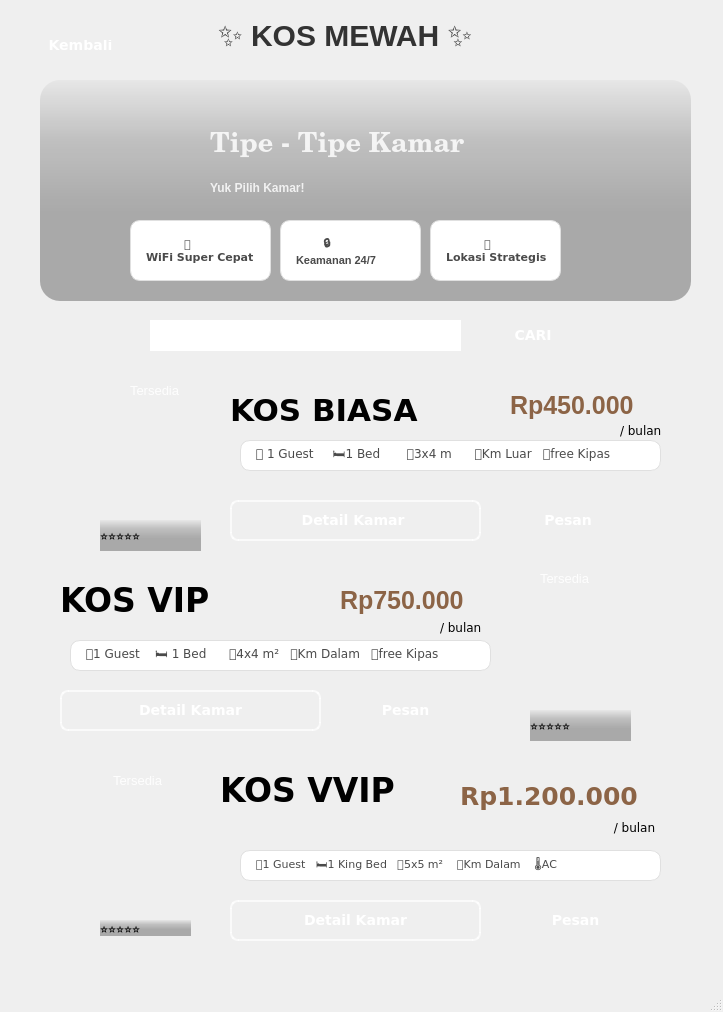
 <widget class="QMainWindow" name="MainWindow">
  <property name="geometry">
   <rect>
    <x>0</x>
    <y>0</y>
    <width>723</width>
    <height>1012</height>
   </rect>
  </property>
  <property name="font">
   <font>
    <family>Verdana</family>
   </font>
  </property>
  <property name="windowTitle">
   <string>MainWindow</string>
  </property>
  <widget class="QWidget" name="centralwidget">
   <widget class="QLabel" name="label">
    <property name="geometry">
     <rect>
      <x>530</x>
      <y>560</y>
      <width>161</width>
      <height>191</height>
     </rect>
    </property>
    <property name="styleSheet">
     <string notr="true">border-image: url(:/vip/vip.jpeg);
background-size: cover;</string>
    </property>
    <property name="text">
     <string/>
    </property>
   </widget>
   <widget class="QPushButton" name="pushButton">
    <property name="geometry">
     <rect>
      <x>480</x>
      <y>320</y>
      <width>111</width>
      <height>31</height>
     </rect>
    </property>
    <property name="styleSheet">
     <string notr="true">QPushButton#pushButton {
    /* Background Gradient Default */
    background-color: qlineargradient(spread:pad, x1:0, y1:0.505682, x2:1, y2:0.477, 
        stop:0 rgba(20, 47, 78, 219), /* Biru Tua */
        stop:1 rgba(85, 98, 112, 226)); /* Abu-abu Kebiruan */
        
    color: rgba(255, 255, 255, 255); /* Teks Putih Solid (lebih jelas) */
    border-radius: 8px; /* Menggunakan 8px agar konsisten dengan elemen lain */
    border: none; /* Pastikan tidak ada border bawaan */
    padding: 10px 25px; /* Padding untuk tombol agar terlihat tebal */
    font-size: 14px; /* Ukuran font yang konsisten */
    font-weight: bold;
}

QPushButton#pushButton:hover {
    /* Gradient Hover: Warna sedikit lebih cerah/kontras */
    background-color: qlineargradient(spread:pad, x1:0, y1:0.505682, x2:1, y2:0.477, 
        stop:0 rgba(40, 67, 98, 219), /* Biru Tua Sedikit Cerah */
        stop:1 rgba(105, 118, 132, 226)); /* Abu-abu Kebiruan Sedikit Cerah */
}

QPushButton#pushButton:pressed {
    /* Efek Pressed (Tombol Tertekan) */
    padding-left: 5px;
    padding-top: 5px;
    /* Memberikan ilusi tombol bergerak ke dalam */
    background-color: rgba(105, 118, 132, 255); /* Warna solid yang lebih gelap/tertarik */
    border-style: inset; /* Opsi lain: inset border */
}</string>
    </property>
    <property name="text">
     <string>CARI </string>
    </property>
   </widget>
   <widget class="QLabel" name="label_3">
    <property name="geometry">
     <rect>
      <x>210</x>
      <y>370</y>
      <width>481</width>
      <height>181</height>
     </rect>
    </property>
    <property name="font">
     <font>
      <family>MS Shell Dlg 2</family>
      <pointsize>20</pointsize>
     </font>
    </property>
    <property name="styleSheet">
     <string notr="true">background-color: qlineargradient(
        spread:pad, 
        x1:0, y1:0, 
        x2:0, y2:0.715909, 
        /* Mulai dengan Abu-abu Sangat Terang (hampir putih) */
        stop:0 rgba(240, 240, 240, 200),  
        /* Tengah: Abu-abu Terang */
        stop:0.375 rgba(220, 220, 220, 200), 
        /* Akhir: Abu-abu Agak Sedang */
        stop:0.835227 rgba(200, 200, 200, 200) 
    );
    
    border-radius: 20px;</string>
    </property>
    <property name="text">
     <string/>
    </property>
   </widget>
   <widget class="QLabel" name="label_13">
    <property name="geometry">
     <rect>
      <x>510</x>
      <y>390</y>
      <width>171</width>
      <height>31</height>
     </rect>
    </property>
    <property name="font">
     <font>
      <family>MS Shell Dlg 2</family>
      <pointsize>19</pointsize>
      <weight>75</weight>
      <bold>true</bold>
     </font>
    </property>
    <property name="styleSheet">
     <string notr="true">color: rgba(140, 100, 70, 1);
</string>
    </property>
    <property name="text">
     <string>Rp450.000 </string>
    </property>
   </widget>
   <widget class="QLabel" name="label_2">
    <property name="geometry">
     <rect>
      <x>40</x>
      <y>760</y>
      <width>151</width>
      <height>181</height>
     </rect>
    </property>
    <property name="styleSheet">
     <string notr="true">border-image: url(:/vvip/vvip.jpeg);
background-size: cover;</string>
    </property>
    <property name="text">
     <string/>
    </property>
   </widget>
   <widget class="QLabel" name="label_biasa">
    <property name="geometry">
     <rect>
      <x>40</x>
      <y>370</y>
      <width>161</width>
      <height>181</height>
     </rect>
    </property>
    <property name="styleSheet">
     <string notr="true">border-image: url(:/biasa/biasa.jpeg);
background-size: cover;</string>
    </property>
    <property name="text">
     <string/>
    </property>
   </widget>
   <widget class="QPushButton" name="detailButton_2">
    <property name="geometry">
     <rect>
      <x>230</x>
      <y>500</y>
      <width>251</width>
      <height>41</height>
     </rect>
    </property>
    <property name="styleSheet">
     <string notr="true">QPushButton#detailButton_2 {
    background-color: transparent; /* Background clear */
    color: rgba(255, 255, 255, 255); 
    border: 2px solid rgba(255, 255, 255, 180); /* Border putih transparan */
    border-radius: 8px;
    padding: 10px 25px;
    font-size: 14px;
    font-weight: bold;
}

/* Hover: border lebih terang + sedikit glow */
QPushButton#detailButton_2:hover {
    background-color: rgba(255, 255, 255, 20); /* Transparan tipis */
    border: 2px solid rgba(255, 255, 255, 220);
}

/* Pressed: background berubah jadi GRADIENT biru */
QPushButton#detailButton_2:pressed {
    background-color: qlineargradient(
        spread:pad, 
        x1:0, y1:0.505682, 
        x2:1, y2:0.477, 
        stop:0 rgba(20, 47, 78, 219),   /* Biru tua */
        stop:1 rgba(85, 98, 112, 226)   /* Biru abu */
    );
    border: 2px solid rgba(255, 255, 255, 255); /* Border tetap putih */
    padding-left: 5px;
    padding-top: 5px;
}
</string>
    </property>
    <property name="text">
     <string>Detail Kamar </string>
    </property>
   </widget>
   <widget class="QLabel" name="label_7">
    <property name="geometry">
     <rect>
      <x>40</x>
      <y>80</y>
      <width>651</width>
      <height>221</height>
     </rect>
    </property>
    <property name="styleSheet">
     <string notr="true">border-image: url(:/header/gerbang.jpg);</string>
    </property>
    <property name="text">
     <string/>
    </property>
   </widget>
   <widget class="QLabel" name="label_11">
    <property name="geometry">
     <rect>
      <x>230</x>
      <y>390</y>
      <width>261</width>
      <height>41</height>
     </rect>
    </property>
    <property name="font">
     <font>
      <family>Verdana</family>
      <pointsize>23</pointsize>
      <weight>75</weight>
      <bold>true</bold>
     </font>
    </property>
    <property name="styleSheet">
     <string notr="true"/>
    </property>
    <property name="text">
     <string>KOS BIASA </string>
    </property>
   </widget>
   <widget class="QPushButton" name="pushButton_3">
    <property name="geometry">
     <rect>
      <x>490</x>
      <y>500</y>
      <width>161</width>
      <height>41</height>
     </rect>
    </property>
    <property name="styleSheet">
     <string notr="true">QPushButton#pushButton_3 {
    /* Background Gradient Default */
    background-color: qlineargradient(spread:pad, x1:0, y1:0.505682, x2:1, y2:0.477, 
        stop:0 rgba(20, 47, 78, 219), /* Biru Tua */
        stop:1 rgba(85, 98, 112, 226)); /* Abu-abu Kebiruan */
        
    color: rgba(255, 255, 255, 255); /* Teks Putih Solid (lebih jelas) */
    border-radius: 8px; /* Menggunakan 8px agar konsisten dengan elemen lain */
    border: none; /* Pastikan tidak ada border bawaan */
    padding: 10px 25px; /* Padding untuk tombol agar terlihat tebal */
    font-size: 14px; /* Ukuran font yang konsisten */
    font-weight: bold;
}

QPushButton#pushButton_3:hover {
    /* Gradient Hover: Warna sedikit lebih cerah/kontras */
    background-color: qlineargradient(spread:pad, x1:0, y1:0.505682, x2:1, y2:0.477, 
        stop:0 rgba(40, 67, 98, 219), /* Biru Tua Sedikit Cerah */
        stop:1 rgba(105, 118, 132, 226)); /* Abu-abu Kebiruan Sedikit Cerah */
}

QPushButton#pushButton_3:pressed {
    /* Efek Pressed (Tombol Tertekan) */
    padding-left: 5px;
    padding-top: 5px;
    /* Memberikan ilusi tombol bergerak ke dalam */
    background-color: rgba(105, 118, 132, 255); /* Warna solid yang lebih gelap/tertarik */
    border-style: inset; /* Opsi lain: inset border */
}</string>
    </property>
    <property name="text">
     <string>Pesan </string>
    </property>
   </widget>
   <widget class="QPushButton" name="detailButton_8">
    <property name="geometry">
     <rect>
      <x>10</x>
      <y>30</y>
      <width>141</width>
      <height>31</height>
     </rect>
    </property>
    <property name="styleSheet">
     <string notr="true">QPushButton#detailButton_8 {
    /* Background Gradient Default */
    background-color: qlineargradient(spread:pad, x1:0, y1:0.505682, x2:1, y2:0.477, 
        stop:0 rgba(20, 47, 78, 219), /* Biru Tua */
        stop:1 rgba(85, 98, 112, 226)); /* Abu-abu Kebiruan */
        
    color: rgba(255, 255, 255, 255); /* Teks Putih Solid (lebih jelas) */
    border-radius: 8px; /* Menggunakan 8px agar konsisten dengan elemen lain */
    border: none; /* Pastikan tidak ada border bawaan */
    padding: 10px 25px; /* Padding untuk tombol agar terlihat tebal */
    font-size: 14px; /* Ukuran font yang konsisten */
    font-weight: bold;
}

QPushButton#detailButton_8:hover {
    /* Gradient Hover: Warna sedikit lebih cerah/kontras */
    background-color: qlineargradient(spread:pad, x1:0, y1:0.505682, x2:1, y2:0.477, 
        stop:0 rgba(40, 67, 98, 219), /* Biru Tua Sedikit Cerah */
        stop:1 rgba(105, 118, 132, 226)); /* Abu-abu Kebiruan Sedikit Cerah */
}

QPushButton#detailButton_8:pressed {
    /* Efek Pressed (Tombol Tertekan) */
    padding-left: 5px;
    padding-top: 5px;
    /* Memberikan ilusi tombol bergerak ke dalam */
    background-color: rgba(105, 118, 132, 255); /* Warna solid yang lebih gelap/tertarik */
    border-style: inset; /* Opsi lain: inset border */
}</string>
    </property>
    <property name="text">
     <string>Kembali</string>
    </property>
   </widget>
   <widget class="QLineEdit" name="lineEdit">
    <property name="geometry">
     <rect>
      <x>150</x>
      <y>320</y>
      <width>311</width>
      <height>31</height>
     </rect>
    </property>
    <property name="styleSheet">
     <string notr="true">background-color: qlineargradient(
    spread:pad,
    x1:0, y1:0, x2:0, y2:1,
    stop:0 rgba(0, 0, 0, 9),
    stop:0.375 rgba(0, 0, 0, 50),
    stop:0.835227 rgba(0, 0, 0, 75)
);
border-radius: 20px;

border-bottom: 2px solid white;
</string>
    </property>
   </widget>
   <widget class="QLabel" name="label_8">
    <property name="geometry">
     <rect>
      <x>40</x>
      <y>80</y>
      <width>651</width>
      <height>221</height>
     </rect>
    </property>
    <property name="font">
     <font>
      <family>Verdana</family>
      <pointsize>20</pointsize>
     </font>
    </property>
    <property name="styleSheet">
     <string notr="true">background-color: qlineargradient(spread:pad, x1:0, y1:0, x2:0, y2:0.715909, stop:0 rgba(0, 0, 0, 9), stop:0.375 rgba(0, 0, 0, 50), stop:0.835227 rgba(0, 0, 0, 75));
border-radius:20px;</string>
    </property>
    <property name="text">
     <string/>
    </property>
   </widget>
   <widget class="QLabel" name="label_9">
    <property name="geometry">
     <rect>
      <x>210</x>
      <y>100</y>
      <width>311</width>
      <height>91</height>
     </rect>
    </property>
    <property name="font">
     <font>
      <family>Century Schoolbook</family>
      <pointsize>20</pointsize>
      <weight>75</weight>
      <bold>true</bold>
     </font>
    </property>
    <property name="styleSheet">
     <string notr="true">color:rgba(255,255,255,210);</string>
    </property>
    <property name="text">
     <string>Tipe - Tipe Kamar</string>
    </property>
   </widget>
   <widget class="QLabel" name="label_10">
    <property name="geometry">
     <rect>
      <x>210</x>
      <y>180</y>
      <width>221</width>
      <height>16</height>
     </rect>
    </property>
    <property name="font">
     <font>
      <family>MS Shell Dlg 2</family>
      <weight>75</weight>
      <bold>true</bold>
     </font>
    </property>
    <property name="styleSheet">
     <string notr="true">color:rgba(255,255,255,210);</string>
    </property>
    <property name="text">
     <string>Yuk Pilih Kamar!</string>
    </property>
   </widget>
   <widget class="QLabel" name="label_4">
    <property name="geometry">
     <rect>
      <x>40</x>
      <y>570</y>
      <width>481</width>
      <height>181</height>
     </rect>
    </property>
    <property name="styleSheet">
     <string notr="true">background-color: qlineargradient(
        spread:pad, 
        x1:0, y1:0, 
        x2:0, y2:0.715909, 
        /* Mulai dengan Abu-abu Sangat Terang (hampir putih) */
        stop:0 rgba(240, 240, 240, 200),  
        /* Tengah: Abu-abu Terang */
        stop:0.375 rgba(220, 220, 220, 200), 
        /* Akhir: Abu-abu Agak Sedang */
        stop:0.835227 rgba(200, 200, 200, 200) 
    );
    
    border-radius: 20px;</string>
    </property>
    <property name="text">
     <string/>
    </property>
   </widget>
   <widget class="QLabel" name="label_5">
    <property name="geometry">
     <rect>
      <x>200</x>
      <y>760</y>
      <width>491</width>
      <height>191</height>
     </rect>
    </property>
    <property name="styleSheet">
     <string notr="true">background-color: qlineargradient(
        spread:pad, 
        x1:0, y1:0, 
        x2:0, y2:0.715909, 
        /* Mulai dengan Abu-abu Sangat Terang (hampir putih) */
        stop:0 rgba(240, 240, 240, 200),  
        /* Tengah: Abu-abu Terang */
        stop:0.375 rgba(220, 220, 220, 200), 
        /* Akhir: Abu-abu Agak Sedang */
        stop:0.835227 rgba(200, 200, 200, 200) 
    );
    
    border-radius: 20px;</string>
    </property>
    <property name="text">
     <string/>
    </property>
   </widget>
   <widget class="QLabel" name="label_6">
    <property name="geometry">
     <rect>
      <x>210</x>
      <y>10</y>
      <width>321</width>
      <height>61</height>
     </rect>
    </property>
    <property name="font">
     <font>
      <family>Segoe UI</family>
      <pointsize>-1</pointsize>
      <weight>75</weight>
      <bold>true</bold>
     </font>
    </property>
    <property name="styleSheet">
     <string notr="true">color: #333333; /* Abu-abu gelap yang elegan */
    font-family: &quot;Segoe UI&quot;, &quot;Arial&quot;, sans-serif;
    font-size: 30px;
    font-weight: bold; /* Gunakan bold, bukan super bold */
    padding-bottom: 10px</string>
    </property>
    <property name="text">
     <string>✨ KOS MEWAH ✨</string>
    </property>
   </widget>
   <widget class="QLabel" name="label_14">
    <property name="geometry">
     <rect>
      <x>100</x>
      <y>520</y>
      <width>101</width>
      <height>31</height>
     </rect>
    </property>
    <property name="styleSheet">
     <string notr="true">background-color: qlineargradient(spread:pad, x1:0, y1:0, x2:0, y2:0.715909, stop:0 rgba(0, 0, 0, 9), stop:0.375 rgba(0, 0, 0, 50), stop:0.835227 rgba(0, 0, 0, 75));
border-radius:20px;</string>
    </property>
    <property name="text">
     <string>⭐️⭐️⭐️⭐️⭐️</string>
    </property>
   </widget>
   <widget class="QLabel" name="label_15">
    <property name="geometry">
     <rect>
      <x>60</x>
      <y>580</y>
      <width>271</width>
      <height>41</height>
     </rect>
    </property>
    <property name="font">
     <font>
      <family>Verdana</family>
      <pointsize>25</pointsize>
      <weight>75</weight>
      <bold>true</bold>
     </font>
    </property>
    <property name="text">
     <string>KOS VIP</string>
    </property>
   </widget>
   <widget class="QPushButton" name="pushButton_2">
    <property name="geometry">
     <rect>
      <x>60</x>
      <y>690</y>
      <width>261</width>
      <height>41</height>
     </rect>
    </property>
    <property name="styleSheet">
     <string notr="true">QPushButton#pushButton_2 {
    background-color: transparent; /* Background clear */
    color: rgba(255, 255, 255, 255); 
    border: 2px solid rgba(255, 255, 255, 180); /* Border putih transparan */
    border-radius: 8px;
    padding: 10px 25px;
    font-size: 14px;
    font-weight: bold;
}

/* Hover: border lebih terang + sedikit glow */
QPushButton#pushButton_2:hover {
    background-color: rgba(255, 255, 255, 20); /* Transparan tipis */
    border: 2px solid rgba(255, 255, 255, 220);
}

/* Pressed: background berubah jadi GRADIENT biru */
QPushButton#pushButton_2:pressed {
    background-color: qlineargradient(
        spread:pad, 
        x1:0, y1:0.505682, 
        x2:1, y2:0.477, 
        stop:0 rgba(20, 47, 78, 219),   /* Biru tua */
        stop:1 rgba(85, 98, 112, 226)   /* Biru abu */
    );
    border: 2px solid rgba(255, 255, 255, 255); /* Border tetap putih */
    padding-left: 5px;
    padding-top: 5px;
}
</string>
    </property>
    <property name="text">
     <string>Detail Kamar</string>
    </property>
   </widget>
   <widget class="QPushButton" name="pushButton_4">
    <property name="geometry">
     <rect>
      <x>330</x>
      <y>690</y>
      <width>151</width>
      <height>41</height>
     </rect>
    </property>
    <property name="styleSheet">
     <string notr="true">QPushButton#pushButton_4 {
    /* Background Gradient Default */
    background-color: qlineargradient(spread:pad, x1:0, y1:0.505682, x2:1, y2:0.477, 
        stop:0 rgba(20, 47, 78, 219), /* Biru Tua */
        stop:1 rgba(85, 98, 112, 226)); /* Abu-abu Kebiruan */
        
    color: rgba(255, 255, 255, 255); /* Teks Putih Solid (lebih jelas) */
    border-radius: 8px; /* Menggunakan 8px agar konsisten dengan elemen lain */
    border: none; /* Pastikan tidak ada border bawaan */
    padding: 10px 25px; /* Padding untuk tombol agar terlihat tebal */
    font-size: 14px; /* Ukuran font yang konsisten */
    font-weight: bold;
}

QPushButton#pushButton_4:hover {
    /* Gradient Hover: Warna sedikit lebih cerah/kontras */
    background-color: qlineargradient(spread:pad, x1:0, y1:0.505682, x2:1, y2:0.477, 
        stop:0 rgba(40, 67, 98, 219), /* Biru Tua Sedikit Cerah */
        stop:1 rgba(105, 118, 132, 226)); /* Abu-abu Kebiruan Sedikit Cerah */
}

QPushButton#pushButton_4:pressed {
    /* Efek Pressed (Tombol Tertekan) */
    padding-left: 5px;
    padding-top: 5px;
    /* Memberikan ilusi tombol bergerak ke dalam */
    background-color: rgba(105, 118, 132, 255); /* Warna solid yang lebih gelap/tertarik */
    border-style: inset; /* Opsi lain: inset border */
}</string>
    </property>
    <property name="text">
     <string>Pesan</string>
    </property>
   </widget>
   <widget class="QLabel" name="label_17">
    <property name="geometry">
     <rect>
      <x>340</x>
      <y>580</y>
      <width>171</width>
      <height>41</height>
     </rect>
    </property>
    <property name="font">
     <font>
      <family>MS Shell Dlg 2</family>
      <pointsize>19</pointsize>
      <weight>75</weight>
      <bold>true</bold>
     </font>
    </property>
    <property name="styleSheet">
     <string notr="true">color: rgba(140, 100, 70, 1);
</string>
    </property>
    <property name="text">
     <string>Rp750.000 </string>
    </property>
   </widget>
   <widget class="QLabel" name="label_18">
    <property name="geometry">
     <rect>
      <x>530</x>
      <y>710</y>
      <width>101</width>
      <height>31</height>
     </rect>
    </property>
    <property name="styleSheet">
     <string notr="true">background-color: qlineargradient(spread:pad, x1:0, y1:0, x2:0, y2:0.715909, stop:0 rgba(0, 0, 0, 9), stop:0.375 rgba(0, 0, 0, 50), stop:0.835227 rgba(0, 0, 0, 75));
border-radius:20px;</string>
    </property>
    <property name="text">
     <string>⭐️⭐️⭐️⭐️⭐️</string>
    </property>
   </widget>
   <widget class="QLabel" name="label_19">
    <property name="geometry">
     <rect>
      <x>220</x>
      <y>770</y>
      <width>271</width>
      <height>41</height>
     </rect>
    </property>
    <property name="font">
     <font>
      <family>Verdana</family>
      <pointsize>25</pointsize>
      <weight>75</weight>
      <bold>true</bold>
     </font>
    </property>
    <property name="text">
     <string>KOS VVIP</string>
    </property>
   </widget>
   <widget class="QPushButton" name="pushButton_5">
    <property name="geometry">
     <rect>
      <x>230</x>
      <y>900</y>
      <width>251</width>
      <height>41</height>
     </rect>
    </property>
    <property name="styleSheet">
     <string notr="true">QPushButton#pushButton_5 {
    background-color: transparent; /* Background clear */
    color: rgba(255, 255, 255, 255); 
    border: 2px solid rgba(255, 255, 255, 180); /* Border putih transparan */
    border-radius: 8px;
    padding: 10px 25px;
    font-size: 14px;
    font-weight: bold;
}

/* Hover: border lebih terang + sedikit glow */
QPushButton#pushButton_5:hover {
    background-color: rgba(255, 255, 255, 20); /* Transparan tipis */
    border: 2px solid rgba(255, 255, 255, 220);
}

/* Pressed: background berubah jadi GRADIENT biru */
QPushButton#pushButton_5:pressed {
    background-color: qlineargradient(
        spread:pad, 
        x1:0, y1:0.505682, 
        x2:1, y2:0.477, 
        stop:0 rgba(20, 47, 78, 219),   /* Biru tua */
        stop:1 rgba(85, 98, 112, 226)   /* Biru abu */
    );
    border: 2px solid rgba(255, 255, 255, 255); /* Border tetap putih */
    padding-left: 5px;
    padding-top: 5px;
}
</string>
    </property>
    <property name="text">
     <string>Detail Kamar</string>
    </property>
   </widget>
   <widget class="QPushButton" name="pushButton_6">
    <property name="geometry">
     <rect>
      <x>490</x>
      <y>900</y>
      <width>171</width>
      <height>41</height>
     </rect>
    </property>
    <property name="styleSheet">
     <string notr="true">QPushButton#pushButton_6 {
    /* Background Gradient Default */
    background-color: qlineargradient(spread:pad, x1:0, y1:0.505682, x2:1, y2:0.477, 
        stop:0 rgba(20, 47, 78, 219), /* Biru Tua */
        stop:1 rgba(85, 98, 112, 226)); /* Abu-abu Kebiruan */
        
    color: rgba(255, 255, 255, 255); /* Teks Putih Solid (lebih jelas) */
    border-radius: 8px; /* Menggunakan 8px agar konsisten dengan elemen lain */
    border: none; /* Pastikan tidak ada border bawaan */
    padding: 10px 25px; /* Padding untuk tombol agar terlihat tebal */
    font-size: 14px; /* Ukuran font yang konsisten */
    font-weight: bold;
}

QPushButton#pushButton_6:hover {
    /* Gradient Hover: Warna sedikit lebih cerah/kontras */
    background-color: qlineargradient(spread:pad, x1:0, y1:0.505682, x2:1, y2:0.477, 
        stop:0 rgba(40, 67, 98, 219), /* Biru Tua Sedikit Cerah */
        stop:1 rgba(105, 118, 132, 226)); /* Abu-abu Kebiruan Sedikit Cerah */
}

QPushButton#pushButton_6:pressed {
    /* Efek Pressed (Tombol Tertekan) */
    padding-left: 5px;
    padding-top: 5px;
    /* Memberikan ilusi tombol bergerak ke dalam */
    background-color: rgba(105, 118, 132, 255); /* Warna solid yang lebih gelap/tertarik */
    border-style: inset; /* Opsi lain: inset border */
}</string>
    </property>
    <property name="text">
     <string>Pesan</string>
    </property>
   </widget>
   <widget class="QLabel" name="label_21">
    <property name="geometry">
     <rect>
      <x>460</x>
      <y>770</y>
      <width>201</width>
      <height>51</height>
     </rect>
    </property>
    <property name="font">
     <font>
      <family>Verdana</family>
      <pointsize>19</pointsize>
      <weight>75</weight>
      <bold>true</bold>
     </font>
    </property>
    <property name="styleSheet">
     <string notr="true">color: rgba(140, 100, 70, 1);
</string>
    </property>
    <property name="text">
     <string>Rp1.200.000</string>
    </property>
   </widget>
   <widget class="QLabel" name="label_12">
    <property name="geometry">
     <rect>
      <x>100</x>
      <y>920</y>
      <width>91</width>
      <height>16</height>
     </rect>
    </property>
    <property name="styleSheet">
     <string notr="true">background-color: qlineargradient(spread:pad, x1:0, y1:0, x2:0, y2:0.715909, stop:0 rgba(0, 0, 0, 9), stop:0.375 rgba(0, 0, 0, 50), stop:0.835227 rgba(0, 0, 0, 75));
border-radius:20px;</string>
    </property>
    <property name="text">
     <string>⭐️⭐️⭐️⭐️⭐️</string>
    </property>
   </widget>
   <widget class="QLabel" name="label_20">
    <property name="geometry">
     <rect>
      <x>130</x>
      <y>380</y>
      <width>61</width>
      <height>20</height>
     </rect>
    </property>
    <property name="font">
     <font>
      <family>MS Shell Dlg 2</family>
      <pointsize>10</pointsize>
     </font>
    </property>
    <property name="styleSheet">
     <string notr="true">color: rgba(255,255,255,230);  /* Putih */
background-color: qlineargradient(
    spread:pad,
    x1:0, y1:0,
    x2:0, y2:0.715909,
    stop:0 rgba(180, 170, 150, 255),
    stop:0.5 rgba(160, 150, 135, 255),
    stop:1 rgba(130, 120, 105, 255)
);

</string>
    </property>
    <property name="text">
     <string>Tersedia</string>
    </property>
   </widget>
   <widget class="QLabel" name="label_22">
    <property name="geometry">
     <rect>
      <x>620</x>
      <y>420</y>
      <width>61</width>
      <height>21</height>
     </rect>
    </property>
    <property name="text">
     <string>/ bulan</string>
    </property>
   </widget>
   <widget class="QLabel" name="label_23">
    <property name="geometry">
     <rect>
      <x>240</x>
      <y>440</y>
      <width>421</width>
      <height>31</height>
     </rect>
    </property>
    <property name="styleSheet">
     <string notr="true">background-color: #ffffff;      /* Putih seperti di gambar */
    color: #4A4A4A;                 /* Teks abu tua */
    font-size: 9pt;                /* Sesuaikan selera */
    
    border-radius: 10px;            /* Biar pill / rounded */
    border: 1px solid #E0E0E0;      /* Garis tipis abu terang (optional) */

    padding-left: 12px;             /* Padding dalam */
    padding-right: 12px;
    padding-top: 6px;
    padding-bottom: 6px;</string>
    </property>
    <property name="text">
     <string>👤 1 Guest     🛏️1 Bed       📐3x4 m      🚽Km Luar   💨free Kipas</string>
    </property>
   </widget>
   <widget class="QLabel" name="label_16">
    <property name="geometry">
     <rect>
      <x>280</x>
      <y>220</y>
      <width>141</width>
      <height>61</height>
     </rect>
    </property>
    <property name="font">
     <font>
      <family>MS Shell Dlg 2</family>
      <pointsize>8</pointsize>
      <weight>75</weight>
      <bold>true</bold>
     </font>
    </property>
    <property name="styleSheet">
     <string notr="true">color:rgba(255,255,255,210);
background-color: #ffffff;      /* Putih seperti di gambar */
    color: #4A4A4A;                 /* Teks abu tua */
    font-size: 8pt; 
   font-weight: bold;               /* Sesuaikan selera */
    
    border-radius: 10px;            /* Biar pill / rounded */
    border: 1px solid #E0E0E0;      /* Garis tipis abu terang (optional) */

    padding-left: 12px;             /* Padding dalam */
    padding-right: 12px;
    padding-top: 6px;
    padding-bottom: 6px;</string>
    </property>
    <property name="text">
     <string>         🔒
Keamanan 24/7</string>
    </property>
   </widget>
   <widget class="QLabel" name="label_24">
    <property name="geometry">
     <rect>
      <x>130</x>
      <y>220</y>
      <width>141</width>
      <height>61</height>
     </rect>
    </property>
    <property name="styleSheet">
     <string notr="true">color:rgba(255,255,255,210);
background-color: #ffffff;      /* Putih seperti di gambar */
    color: #4A4A4A;                 /* Teks abu tua */
    font-size: 8pt; 
 font-weight: bold;               /* Sesuaikan selera */
    
    border-radius: 10px;            /* Biar pill / rounded */
    border: 1px solid #E0E0E0;      /* Garis tipis abu terang (optional) */

    padding-left: 12px;             /* Padding dalam */
    padding-right: 12px;
    padding-top: 6px;
    padding-bottom: 6px;</string>
    </property>
    <property name="text">
     <string>          📶
WiFi Super Cepat</string>
    </property>
   </widget>
   <widget class="QLabel" name="label_25">
    <property name="geometry">
     <rect>
      <x>430</x>
      <y>220</y>
      <width>131</width>
      <height>61</height>
     </rect>
    </property>
    <property name="styleSheet">
     <string notr="true">color:rgba(255,255,255,210);
background-color: #ffffff;      /* Putih seperti di gambar */
    color: #4A4A4A;                 /* Teks abu tua */
    font-size: 8pt;
 font-weight: bold;                /* Sesuaikan selera */
    
    border-radius: 10px;            /* Biar pill / rounded */
    border: 1px solid #E0E0E0;      /* Garis tipis abu terang (optional) */

    padding-left: 12px;             /* Padding dalam */
    padding-right: 12px;
    padding-top: 6px;
    padding-bottom: 6px;</string>
    </property>
    <property name="text">
     <string>          📍
Lokasi Strategis</string>
    </property>
   </widget>
   <widget class="QLabel" name="label_26">
    <property name="geometry">
     <rect>
      <x>440</x>
      <y>620</y>
      <width>54</width>
      <height>14</height>
     </rect>
    </property>
    <property name="text">
     <string>/ bulan</string>
    </property>
   </widget>
   <widget class="QLabel" name="label_27">
    <property name="geometry">
     <rect>
      <x>540</x>
      <y>570</y>
      <width>61</width>
      <height>16</height>
     </rect>
    </property>
    <property name="font">
     <font>
      <family>MS Shell Dlg 2</family>
      <pointsize>10</pointsize>
     </font>
    </property>
    <property name="styleSheet">
     <string notr="true">color: rgba(255,255,255,230);  /* Putih */
background-color: qlineargradient(
    spread:pad,
    x1:0, y1:0,
    x2:0, y2:0.715909,
    stop:0 rgba(180, 170, 150, 255),
    stop:0.5 rgba(160, 150, 135, 255),
    stop:1 rgba(130, 120, 105, 255)
);</string>
    </property>
    <property name="text">
     <string>Tersedia</string>
    </property>
   </widget>
   <widget class="QLabel" name="label_28">
    <property name="geometry">
     <rect>
      <x>70</x>
      <y>640</y>
      <width>421</width>
      <height>31</height>
     </rect>
    </property>
    <property name="styleSheet">
     <string notr="true">background-color: #ffffff;      /* Putih seperti di gambar */
    color: #4A4A4A;                 /* Teks abu tua */
    font-size: 9pt;                /* Sesuaikan selera */
    
    border-radius: 10px;            /* Biar pill / rounded */
    border: 1px solid #E0E0E0;      /* Garis tipis abu terang (optional) */

    padding-left: 12px;             /* Padding dalam */
    padding-right: 12px;
    padding-top: 6px;
    padding-bottom: 6px;</string>
    </property>
    <property name="text">
     <string>👤1 Guest    🛏️ 1 Bed      📐4x4 m²   🚽Km Dalam   💨free Kipas</string>
    </property>
   </widget>
   <widget class="QLabel" name="label_29">
    <property name="geometry">
     <rect>
      <x>113</x>
      <y>770</y>
      <width>71</width>
      <height>20</height>
     </rect>
    </property>
    <property name="font">
     <font>
      <family>MS Shell Dlg 2</family>
      <pointsize>10</pointsize>
     </font>
    </property>
    <property name="styleSheet">
     <string notr="true">color: rgba(255,255,255,230);  /* Putih */
background-color: qlineargradient(
    spread:pad,
    x1:0, y1:0,
    x2:0, y2:0.715909,
    stop:0 rgba(180, 170, 150, 255),
    stop:0.5 rgba(160, 150, 135, 255),
    stop:1 rgba(130, 120, 105, 255)
);
</string>
    </property>
    <property name="text">
     <string>Tersedia</string>
    </property>
   </widget>
   <widget class="QLabel" name="label_30">
    <property name="geometry">
     <rect>
      <x>610</x>
      <y>820</y>
      <width>54</width>
      <height>14</height>
     </rect>
    </property>
    <property name="text">
     <string> / bulan</string>
    </property>
   </widget>
   <widget class="QLabel" name="label_31">
    <property name="geometry">
     <rect>
      <x>240</x>
      <y>850</y>
      <width>421</width>
      <height>31</height>
     </rect>
    </property>
    <property name="styleSheet">
     <string notr="true">background-color: #ffffff;      /* Putih seperti di gambar */
    color: #4A4A4A;                 /* Teks abu tua */
    font-size: 8pt;                /* Sesuaikan selera */
    
    border-radius: 10px;            /* Biar pill / rounded */
    border: 1px solid #E0E0E0;      /* Garis tipis abu terang (optional) */

    padding-left: 12px;             /* Padding dalam */
    padding-right: 12px;
    padding-top: 6px;
    padding-bottom: 6px;</string>
    </property>
    <property name="text">
     <string>👤1 Guest   🛏️1 King Bed   📐5x5 m²    🚽Km Dalam    🌡️AC</string>
    </property>
   </widget>
  </widget>
  <widget class="QMenuBar" name="menubar">
   <property name="geometry">
    <rect>
     <x>0</x>
     <y>0</y>
     <width>723</width>
     <height>22</height>
    </rect>
   </property>
  </widget>
  <widget class="QStatusBar" name="statusbar"/>
 </widget>
